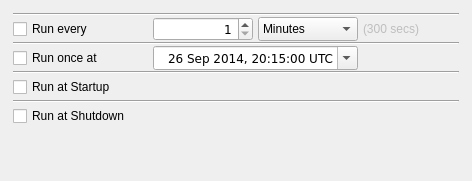
           <widget class="QWidget" name="tabpage_bytimer">
            <attribute name="title">
             <string>By Timer</string>
            </attribute>
            <attribute name="toolTip">
             <string>Control script execution by timer</string>
            </attribute>
            <layout class="QHBoxLayout" name="horizontalLayout_15">
             <item>
              <layout class="QVBoxLayout" name="verticalLayout_3" stretch="0,1,0,1,0,1,0,1,0">
               <property name="spacing">
                <number>1</number>
               </property>
               <property name="leftMargin">
                <number>2</number>
               </property>
               <property name="topMargin">
                <number>2</number>
               </property>
               <property name="rightMargin">
                <number>2</number>
               </property>
               <property name="bottomMargin">
                <number>2</number>
               </property>
               <item>
                <widget class="Line" name="line_8">
                 <property name="orientation">
                  <enum>Qt::Horizontal</enum>
                 </property>
                </widget>
               </item>
               <item>
                <layout class="QHBoxLayout" name="horizontalLayout_11" stretch="0,0,0,0,0">
                 <property name="spacing">
                  <number>5</number>
                 </property>
                 <item>
                  <widget class="QCheckBox" name="cb_every">
                   <property name="minimumSize">
                    <size>
                     <width>135</width>
                     <height>24</height>
                    </size>
                   </property>
                   <property name="font">
                    <font>
                     <weight>50</weight>
                     <bold>false</bold>
                    </font>
                   </property>
                   <property name="toolTip">
                    <string>Run the current script on an interval basis</string>
                   </property>
                   <property name="text">
                    <string>Run every</string>
                   </property>
                   <property name="checked">
                    <bool>false</bool>
                   </property>
                   <property name="autoExclusive">
                    <bool>false</bool>
                   </property>
                  </widget>
                 </item>
                 <item>
                  <widget class="QSpinBox" name="spb_everycount">
                   <property name="minimumSize">
                    <size>
                     <width>100</width>
                     <height>24</height>
                    </size>
                   </property>
                   <property name="font">
                    <font>
                     <family>DejaVu Sans</family>
                     <weight>50</weight>
                     <bold>false</bold>
                    </font>
                   </property>
                   <property name="layoutDirection">
                    <enum>Qt::LeftToRight</enum>
                   </property>
                   <property name="frame">
                    <bool>true</bool>
                   </property>
                   <property name="alignment">
                    <set>Qt::AlignRight|Qt::AlignTrailing|Qt::AlignVCenter</set>
                   </property>
                   <property name="specialValueText">
                    <string/>
                   </property>
                   <property name="accelerated">
                    <bool>true</bool>
                   </property>
                   <property name="keyboardTracking">
                    <bool>true</bool>
                   </property>
                   <property name="suffix">
                    <string/>
                   </property>
                   <property name="prefix">
                    <string/>
                   </property>
                   <property name="minimum">
                    <number>1</number>
                   </property>
                   <property name="maximum">
                    <number>9999</number>
                   </property>
                   <property name="value">
                    <number>1</number>
                   </property>
                  </widget>
                 </item>
                 <item>
                  <widget class="QComboBox" name="dd_everyunits">
                   <property name="sizePolicy">
                    <sizepolicy hsizetype="Minimum" vsizetype="Fixed">
                     <horstretch>0</horstretch>
                     <verstretch>0</verstretch>
                    </sizepolicy>
                   </property>
                   <property name="minimumSize">
                    <size>
                     <width>100</width>
                     <height>24</height>
                    </size>
                   </property>
                   <property name="baseSize">
                    <size>
                     <width>0</width>
                     <height>0</height>
                    </size>
                   </property>
                   <property name="font">
                    <font>
                     <weight>50</weight>
                     <bold>false</bold>
                    </font>
                   </property>
                   <property name="editable">
                    <bool>false</bool>
                   </property>
                   <property name="currentIndex">
                    <number>1</number>
                   </property>
                   <property name="maxVisibleItems">
                    <number>15</number>
                   </property>
                   <property name="minimumContentsLength">
                    <number>0</number>
                   </property>
                   <item>
                    <property name="text">
                     <string>Seconds</string>
                    </property>
                   </item>
                   <item>
                    <property name="text">
                     <string>Minutes</string>
                    </property>
                   </item>
                   <item>
                    <property name="text">
                     <string>Hours</string>
                    </property>
                   </item>
                   <item>
                    <property name="text">
                     <string>Days</string>
                    </property>
                   </item>
                   <item>
                    <property name="text">
                     <string>Weeks</string>
                    </property>
                   </item>
                  </widget>
                 </item>
                 <item>
                  <widget class="QLabel" name="l_runeveryhelper">
                   <property name="enabled">
                    <bool>false</bool>
                   </property>
                   <property name="font">
                    <font>
                     <weight>50</weight>
                     <bold>false</bold>
                    </font>
                   </property>
                   <property name="text">
                    <string>(300 secs)</string>
                   </property>
                  </widget>
                 </item>
                 <item>
                  <spacer name="horizontalSpacer_6">
                   <property name="orientation">
                    <enum>Qt::Horizontal</enum>
                   </property>
                   <property name="sizeHint" stdset="0">
                    <size>
                     <width>40</width>
                     <height>20</height>
                    </size>
                   </property>
                  </spacer>
                 </item>
                </layout>
               </item>
               <item>
                <widget class="Line" name="line_3">
                 <property name="orientation">
                  <enum>Qt::Horizontal</enum>
                 </property>
                </widget>
               </item>
               <item>
                <layout class="QHBoxLayout" name="horizontalLayout_12" stretch="0,0,0">
                 <property name="spacing">
                  <number>5</number>
                 </property>
                 <item>
                  <widget class="QCheckBox" name="cb_once">
                   <property name="minimumSize">
                    <size>
                     <width>135</width>
                     <height>24</height>
                    </size>
                   </property>
                   <property name="font">
                    <font>
                     <weight>50</weight>
                     <bold>false</bold>
                    </font>
                   </property>
                   <property name="toolTip">
                    <string>Run the current script once at the specified time</string>
                   </property>
                   <property name="text">
                    <string>Run once at</string>
                   </property>
                   <property name="checked">
                    <bool>false</bool>
                   </property>
                   <property name="autoExclusive">
                    <bool>false</bool>
                   </property>
                  </widget>
                 </item>
                 <item>
                  <widget class="QDateTimeEdit" name="dte_runonce">
                   <property name="minimumSize">
                    <size>
                     <width>205</width>
                     <height>24</height>
                    </size>
                   </property>
                   <property name="font">
                    <font>
                     <family>DejaVu Sans</family>
                     <weight>50</weight>
                     <bold>false</bold>
                    </font>
                   </property>
                   <property name="alignment">
                    <set>Qt::AlignRight|Qt::AlignTrailing|Qt::AlignVCenter</set>
                   </property>
                   <property name="date">
                    <date>
                     <year>2014</year>
                     <month>9</month>
                     <day>26</day>
                    </date>
                   </property>
                   <property name="time">
                    <time>
                     <hour>20</hour>
                     <minute>15</minute>
                     <second>0</second>
                    </time>
                   </property>
                   <property name="displayFormat">
                    <string>d MMM yyyy, HH:mm:ss t</string>
                   </property>
                   <property name="calendarPopup">
                    <bool>true</bool>
                   </property>
                  </widget>
                 </item>
                 <item>
                  <spacer name="horizontalSpacer_7">
                   <property name="orientation">
                    <enum>Qt::Horizontal</enum>
                   </property>
                   <property name="sizeHint" stdset="0">
                    <size>
                     <width>40</width>
                     <height>20</height>
                    </size>
                   </property>
                  </spacer>
                 </item>
                </layout>
               </item>
               <item>
                <widget class="Line" name="line_4">
                 <property name="orientation">
                  <enum>Qt::Horizontal</enum>
                 </property>
                </widget>
               </item>
               <item>
                <layout class="QHBoxLayout" name="horizontalLayout_13" stretch="0,0">
                 <property name="spacing">
                  <number>5</number>
                 </property>
                 <item>
                  <widget class="QCheckBox" name="cb_startup">
                   <property name="sizePolicy">
                    <sizepolicy hsizetype="Minimum" vsizetype="Fixed">
                     <horstretch>0</horstretch>
                     <verstretch>0</verstretch>
                    </sizepolicy>
                   </property>
                   <property name="minimumSize">
                    <size>
                     <width>135</width>
                     <height>24</height>
                    </size>
                   </property>
                   <property name="baseSize">
                    <size>
                     <width>0</width>
                     <height>25</height>
                    </size>
                   </property>
                   <property name="font">
                    <font>
                     <weight>50</weight>
                     <bold>false</bold>
                    </font>
                   </property>
                   <property name="toolTip">
                    <string>Run the current script only once when RS starts</string>
                   </property>
                   <property name="text">
                    <string>Run at Startup</string>
                   </property>
                   <property name="autoExclusive">
                    <bool>false</bool>
                   </property>
                  </widget>
                 </item>
                 <item>
                  <spacer name="horizontalSpacer_8">
                   <property name="orientation">
                    <enum>Qt::Horizontal</enum>
                   </property>
                   <property name="sizeHint" stdset="0">
                    <size>
                     <width>40</width>
                     <height>20</height>
                    </size>
                   </property>
                  </spacer>
                 </item>
                </layout>
               </item>
               <item>
                <widget class="Line" name="line_5">
                 <property name="orientation">
                  <enum>Qt::Horizontal</enum>
                 </property>
                </widget>
               </item>
               <item>
                <layout class="QHBoxLayout" name="horizontalLayout_14">
                 <property name="spacing">
                  <number>5</number>
                 </property>
                 <item>
                  <widget class="QCheckBox" name="cb_shutdown">
                   <property name="sizePolicy">
                    <sizepolicy hsizetype="Minimum" vsizetype="Fixed">
                     <horstretch>0</horstretch>
                     <verstretch>0</verstretch>
                    </sizepolicy>
                   </property>
                   <property name="minimumSize">
                    <size>
                     <width>135</width>
                     <height>24</height>
                    </size>
                   </property>
                   <property name="font">
                    <font>
                     <weight>50</weight>
                     <bold>false</bold>
                    </font>
                   </property>
                   <property name="text">
                    <string>Run at Shutdown</string>
                   </property>
                   <property name="autoExclusive">
                    <bool>false</bool>
                   </property>
                  </widget>
                 </item>
                 <item>
                  <spacer name="horizontalSpacer_9">
                   <property name="orientation">
                    <enum>Qt::Horizontal</enum>
                   </property>
                   <property name="sizeHint" stdset="0">
                    <size>
                     <width>40</width>
                     <height>20</height>
                    </size>
                   </property>
                  </spacer>
                 </item>
                </layout>
               </item>
               <item>
                <spacer name="verticalSpacer_2">
                 <property name="orientation">
                  <enum>Qt::Vertical</enum>
                 </property>
                 <property name="sizeHint" stdset="0">
                  <size>
                   <width>20</width>
                   <height>40</height>
                  </size>
                 </property>
                </spacer>
               </item>
              </layout>
             </item>
            </layout>
           </widget>
